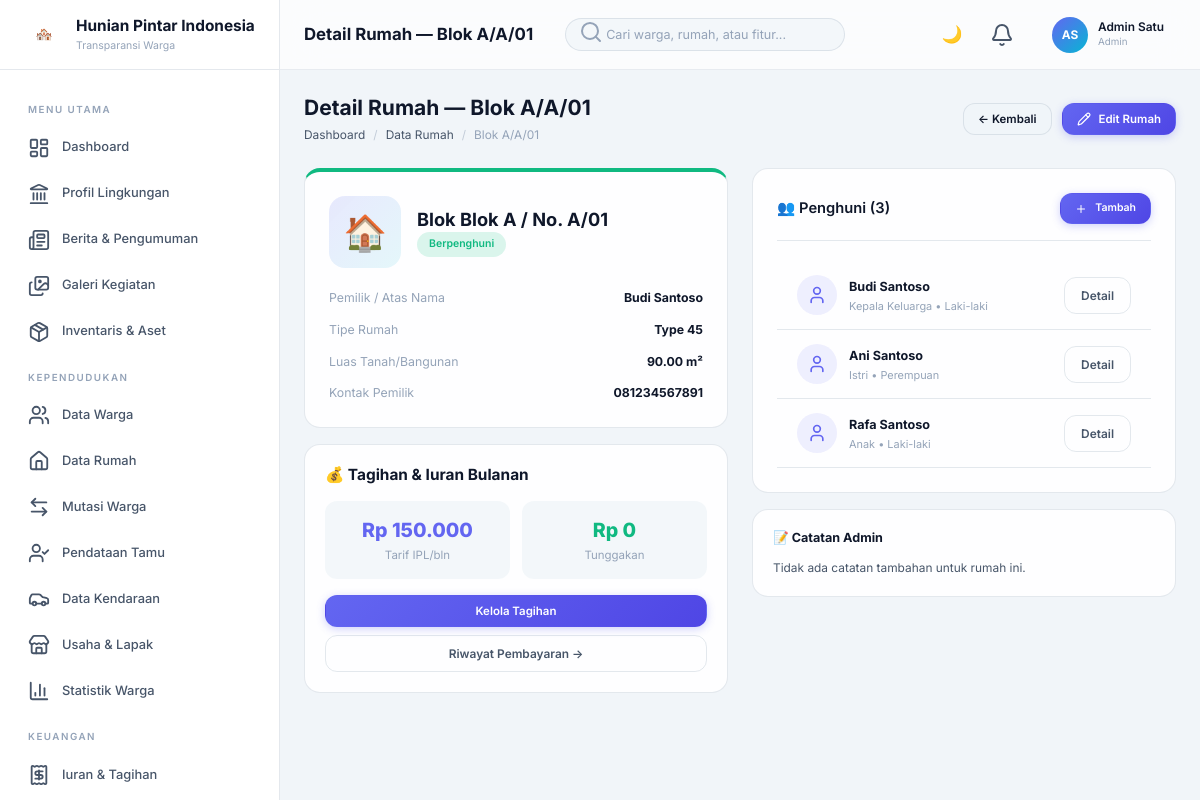
/rumah_detail.php?id=1 (signed in), run on the app's committed database.
### tables this page shows
CREATE TABLE users (
    id INT AUTO_INCREMENT PRIMARY KEY,
    tenant_id INT,
    name VARCHAR(100) NOT NULL,
    email VARCHAR(100) NOT NULL UNIQUE,
    phone VARCHAR(20),
    password VARCHAR(255) NOT NULL,
    role ENUM('superadmin','admin','pengurus','warga','kolektor','security') NOT NULL DEFAULT 'warga',
    avatar VARCHAR(255),
    resident_id INT DEFAULT NULL,
    is_active TINYINT(1) DEFAULT 1,
    last_login DATETIME,
    created_at TIMESTAMP DEFAULT CURRENT_TIMESTAMP,
    updated_at TIMESTAMP DEFAULT CURRENT_TIMESTAMP ON UPDATE CURRENT_TIMESTAMP,
    FOREIGN KEY (tenant_id) REFERENCES tenants(id) ON DELETE CASCADE
);

CREATE TABLE houses (
    id INT AUTO_INCREMENT PRIMARY KEY,
    tenant_id INT NOT NULL,
    block_id INT NOT NULL,
    house_number VARCHAR(20) NOT NULL,
    status ENUM('berpenghuni','kosong','dikontrakkan') DEFAULT 'berpenghuni',
    owner_name VARCHAR(100),
    owner_phone VARCHAR(20),
    house_type VARCHAR(50),
    area_m2 DECIMAL(8,2),
    created_at TIMESTAMP DEFAULT CURRENT_TIMESTAMP,
    updated_at TIMESTAMP DEFAULT CURRENT_TIMESTAMP ON UPDATE CURRENT_TIMESTAMP,
    FOREIGN KEY (tenant_id) REFERENCES tenants(id) ON DELETE CASCADE,
    FOREIGN KEY (block_id) REFERENCES blocks(id) ON DELETE CASCADE,
    UNIQUE KEY unique_house_tenant (tenant_id, block_id, house_number)
);

CREATE TABLE blocks (
    id INT AUTO_INCREMENT PRIMARY KEY,
    tenant_id INT NOT NULL,
    block_name VARCHAR(50) NOT NULL,
    description TEXT,
    total_houses INT DEFAULT 0,
    created_at TIMESTAMP DEFAULT CURRENT_TIMESTAMP,
    FOREIGN KEY (tenant_id) REFERENCES tenants(id) ON DELETE CASCADE
);

CREATE TABLE residents (
    id INT AUTO_INCREMENT PRIMARY KEY,
    tenant_id INT NOT NULL,
    family_id INT,
    house_id INT NOT NULL,
    nik VARCHAR(20),
    full_name VARCHAR(100) NOT NULL,
    gender ENUM('L','P') NOT NULL,
    birth_place VARCHAR(100),
    birth_date DATE,
    religion VARCHAR(30),
    marital_status VARCHAR(30),
    blood_type VARCHAR(5),
    education VARCHAR(50),
    profession VARCHAR(100),
    phone VARCHAR(20),
    photo VARCHAR(255),
    domicile_status ENUM('domisili','domisili_luar','kk_luar') DEFAULT 'domisili',
    family_status VARCHAR(30) DEFAULT 'Anggota',
    is_active TINYINT(1) DEFAULT 1,
    created_at TIMESTAMP DEFAULT CURRENT_TIMESTAMP,
    updated_at TIMESTAMP DEFAULT CURRENT_TIMESTAMP ON UPDATE CURRENT_TIMESTAMP,
    deleted_at DATETIME DEFAULT NULL,
    FOREIGN KEY (tenant_id) REFERENCES tenants(id) ON DELETE CASCADE,
    FOREIGN KEY (family_id) REFERENCES families(id) ON DELETE SET NULL,
    FOREIGN KEY (house_id) REFERENCES houses(id) ON DELETE CASCADE
);

### classes/Database.php (called while the page is built, shortened)
<?php
class Database {
    private static $instance = null;
    private $pdo;
    private function __construct() {
        $dsn = "mysql:host=" . DB_HOST . ";port=" . DB_PORT . ";dbname=" . DB_NAME . ";charset=" . DB_CHARSET;
        $options = [
            PDO::ATTR_ERRMODE            => PDO::ERRMODE_EXCEPTION,
            PDO::ATTR_DEFAULT_FETCH_MODE => PDO::FETCH_ASSOC,
            PDO::ATTR_EMULATE_PREPARES   => false,
        ];
        try {
            $this->pdo = new PDO($dsn, DB_USER, DB_PASS, $options);
        } catch (PDOException $e) {
            die('Database connection failed: ' . $e->getMessage());
        }
    }
    public static function getInstance() {
        if (self::$instance === null) {
            self::$instance = new self();
        }
        return self::$instance;
    }
    public function query($sql, $params = []) {
        $stmt = $this->pdo->prepare($sql);
        $stmt->execute($params);
        return $stmt;
    }
    public function fetch($sql, $params = []) {
        return $this->query($sql, $params)->fetch();
    }
    public function fetchAll($sql, $params = []) {
        return $this->query($sql, $params)->fetchAll();
    }
    public function fetchColumn($sql, $params = []) {
        return $this->query($sql, $params)->fetchColumn();
    }
}

### classes/Auth.php (called while the page is built, shortened)
<?php
require_once __DIR__ . '/Database.php';
class Auth {
    private static $user = null;
    public static function check() {
        return isset($_SESSION['user_id']);
    }
    public static function user() {
        if (self::$user === null) {
            $db = Database::getInstance();
            self::$user = $db->fetch("SELECT id, tenant_id, name, email, phone, role, avatar, resident_id, last_login, created_at, password FROM users WHERE id = ?", [$_SESSION['user_id']]);
        }
        return self::$user;
    }
    public static function tenantId() {
        return $_SESSION['tenant_id'] ?? null;
    }
}

### classes/Helpers.php (called while the page is built, shortened)
<?php
class Helpers {
    public static function statusBadge($status) {
        $map = [
            'lunas' => 'success', 'selesai' => 'success', 'aktif' => 'success',
            'berpenghuni' => 'success', 'tersalurkan' => 'success', 'disetujui' => 'success',
            'dikembalikan' => 'success', 'baik' => 'success', 'domisili' => 'success',
            'belum_bayar' => 'warning', 'menunggu' => 'warning', 'diajukan' => 'warning',
            'baru' => 'warning', 'belum' => 'warning', 'dipinjam' => 'warning',
            'kosong' => 'warning', 'sebagian' => 'warning',
            'ditolak' => 'danger', 'terlambat' => 'danger', 'darurat' => 'danger',
            'rusak_berat' => 'danger', 'false_alarm' => 'danger',
            'diproses' => 'info', 'berjalan' => 'info', 'ditanggapi' => 'info',
            'diverifikasi' => 'info', 'dikontrakkan' => 'info', 'proses' => 'info',
            'ditangani' => 'info',
            'rusak_ringan' => 'warning',
        ];
        return $map[strtolower($status)] ?? 'neutral';
    }
    public static function statusLabel($status) {
        $map = [
            'belum_bayar' => 'Belum Bayar', 'lunas' => 'Lunas', 'sebagian' => 'Sebagian',
            'berpenghuni' => 'Berpenghuni', 'kosong' => 'Kosong', 'dikontrakkan' => 'Dikontrakkan',
            'domisili' => 'Domisili', 'domisili_luar' => 'Luar Domisili', 'kk_luar' => 'KK Luar',
            'masuk' => 'Masuk', 'keluar' => 'Keluar', 'pindah' => 'Pindah', 'meninggal' => 'Meninggal',
            'kepala_keluarga' => 'Kepala Keluarga', 'istri' => 'Istri', 'anak' => 'Anak', 'lainnya' => 'Lainnya',
            'diajukan' => 'Diajukan', 'diverifikasi' => 'Diverifikasi', 'diproses' => 'Diproses',
            'selesai' => 'Selesai', 'ditolak' => 'Ditolak', 'disetujui' => 'Disetujui',
            'baru' => 'Baru', 'ditanggapi' => 'Ditanggapi', 'proses' => 'Proses',
            'aktif' => 'Aktif', 'nonaktif' => 'Nonaktif',
            'dipinjam' => 'Dipinjam', 'dikembalikan' => 'Dikembalikan', 'terlambat' => 'Terlambat',
            'tersalurkan' => 'Tersalurkan', 'gagal' => 'Gagal',
            'baik' => 'Baik', 'rusak_ringan' => 'Rusak Ringan', 'rusak_berat' => 'Rusak Berat',
            'belum' => 'Belum', 'berjalan' => 'Berjalan',
            'darurat' => 'Darurat', 'ditangani' => 'Ditangani', 'false_alarm' => 'False Alarm',
        ];
        return $map[strtolower($status)] ?? ucfirst(str_replace('_', ' ', $status));
    }
}

### rumah_detail.php (the view, shortened to what this page needs)
<?php
require_once 'classes/Auth.php';
require_once 'classes/Database.php';
require_once 'classes/Helpers.php';
$tenant_id = Auth::tenantId();
$db = Database::getInstance();
$id = isset($_GET['id']) ? (int)$_GET['id'] : 0;
$house = $db->fetch("
    SELECT h.*, b.block_name
    FROM houses h
    JOIN blocks b ON h.block_id = b.id
    WHERE h.id = ? AND h.tenant_id = ?
", [$id, $tenant_id]);
$residents = $db->fetchAll("
    SELECT * FROM residents
    WHERE house_id = ? AND tenant_id = ? AND deleted_at IS NULL
    ORDER BY family_status DESC, full_name ASC
", [$id, $tenant_id]);
$tunggakan = $db->fetchColumn("
    SELECT SUM(amount) FROM invoices
    WHERE house_id = ? AND tenant_id = ? AND status IN ('tagihan', 'menunggak')
", [$id, $tenant_id]) ?: 0;
$defaultIPL = $db->fetchColumn("SELECT amount FROM invoice_types WHERE tenant_id = ? AND name LIKE '%IPL%' LIMIT 1") ?: 150000;
$pageTitle = 'Detail Rumah — ' . $house['block_name'] . '/' . $house['house_number'];
?>
<?php include 'includes/header.php'; ?>
<div class="app-layout">
  <?php include 'includes/sidebar.php'; ?>
  <div class="main-wrapper">
    <?php include 'includes/topbar.php'; ?>
    <main class="main-content">
      <div class="page-header">
        <div>
          <h1>Detail Rumah — <?= htmlspecialchars($house['block_name'] . '/' . $house['house_number']) ?></h1>
          <div class="breadcrumb">
            <a href="index.php">Dashboard</a><span class="separator">/</span>
            <a href="rumah.php">Data Rumah</a><span class="separator">/</span>
            <span><?= htmlspecialchars($house['block_name'] . '/' . $house['house_number']) ?></span>
          </div>
        </div>
        <div style="display:flex;gap:10px;">
          <a href="rumah.php" class="btn btn-secondary btn-sm">← Kembali</a>
          <a href="rumah_form.php?id=<?= $id ?>" class="btn btn-primary btn-sm"><i data-lucide="pencil" style="width:14px;height:14px;"></i> Edit Rumah</a>
        </div>
      </div>
      <div class="grid-2" style="gap:24px;">
        <div>
          <div class="card animate-fadeIn" style="padding:24px;margin-bottom:16px; border-top: 4px solid var(--<?= Helpers::statusBadge($house['status']) ?>);">
            <div style="display:flex;align-items:center;gap:16px;margin-bottom:20px;">
              <div style="width:72px;height:72px;border-radius:var(--radius-lg);background:linear-gradient(135deg,rgba(99,102,241,0.15),rgba(6,182,212,0.1));display:flex;align-items:center;justify-content:center;font-size:2.5rem;">🏠</div>
              <div>
                <h2 style="font-size:1.3rem;">Blok <?= htmlspecialchars($house['block_name']) ?> / No. <?= htmlspecialchars($house['house_number']) ?></h2>
                <span class="badge badge-<?= Helpers::statusBadge($house['status']) ?>"><?= Helpers::statusLabel($house['status']) ?></span>
              </div>
            </div>
            <div style="display:flex;flex-direction:column;gap:12px;font-size:0.88rem;">
              <div style="display:flex;justify-content:space-between;"><span class="text-muted">Pemilik / Atas Nama</span><strong><?= htmlspecialchars($house['owner_name'] ?: '-') ?></strong></div>
              <div style="display:flex;justify-content:space-between;"><span class="text-muted">Tipe Rumah</span><strong><?= htmlspecialchars($house['house_type'] ?: '-') ?></strong></div>
              <div style="display:flex;justify-content:space-between;"><span class="text-muted">Luas Tanah/Bangunan</span><strong><?= $house['area_m2'] ?> m²</strong></div>
              <div style="display:flex;justify-content:space-between;"><span class="text-muted">Kontak Pemilik</span><strong><?= htmlspecialchars($house['owner_phone'] ?: '-') ?></strong></div>
            </div>
          </div>
          <div class="card animate-fadeIn stagger-1" style="padding:20px;">
            <h4 style="margin-bottom:16px;">💰 Tagihan & Iuran Bulanan</h4>
            <div style="display:grid;grid-template-columns:repeat(2,1fr);gap:12px;margin-bottom:16px;">
              <div style="text-align:center;padding:14px;background:var(--bg-input);border-radius:var(--radius-md);">
                <div style="font-size:1.4rem;font-weight:800;color:var(--primary);">Rp <?= number_format($defaultIPL, 0, ',', '.') ?></div>
                <div class="text-muted" style="font-size:0.82rem;">Tarif IPL/bln</div>
              </div>
              <div style="text-align:center;padding:14px;background:var(--bg-input);border-radius:var(--radius-md);">
                <div style="font-size:1.4rem;font-weight:800;color:<?= $tunggakan > 0 ? 'var(--danger)' : 'var(--success)' ?>;">Rp <?= number_format($tunggakan, 0, ',', '.') ?></div>
                <div class="text-muted" style="font-size:0.82rem;">Tunggakan</div>
              </div>
            </div>
            <a href="iuran.php?house_id=<?= $id ?>" class="btn btn-primary btn-sm w-full" style="margin-bottom:8px;">Kelola Tagihan</a>
            <a href="pembayaran.php?house_id=<?= $id ?>" class="btn btn-outline btn-sm w-full">Riwayat Pembayaran →</a>
          </div>
        </div>
        <div>
          <div class="card animate-fadeIn">
            <div class="card-header" style="display:flex; justify-content:space-between; align-items:center;">
                <h3 class="card-title">👥 Penghuni (<?= count($residents) ?>)</h3>
                <a href="warga_form.php?house_id=<?= $id ?>" class="btn btn-primary btn-sm" style="font-size:0.75rem;"><i data-lucide="plus" style="width:12px;height:12px;"></i> Tambah</a>
            </div>
            <?php foreach ($residents as $r): ?>
            <div style="padding:14px 20px;border-bottom:1px solid var(--border-color);display:flex;align-items:center;gap:12px;">
              <div style="width:40px;height:40px;border-radius:50%;background:rgba(99,102,241,0.1);display:flex;align-items:center;justify-content:center; overflow:hidden;">
                <?php if($r['photo']): ?>
                    <img src="<?= htmlspecialchars($r['photo']) ?>" style="width:100%; height:100%; object-fit:cover;">
                <?php else: ?>
                    <i data-lucide="user" style="width:20px; color:var(--primary);"></i>
                <?php endif; ?>
              </div>
              <div style="flex:1;">
                <strong style="font-size:0.9rem;"><?= htmlspecialchars($r['full_name']) ?></strong>
                <div class="text-muted" style="font-size:0.78rem;">
                    <?= Helpers::statusLabel($r['family_status']) ?> • <?= $r['gender'] == 'L' ? 'Laki-laki' : 'Perempuan' ?>
                </div>
              </div>
              <a href="warga_detail.php?id=<?= $r['id'] ?>" class="btn btn-sm btn-outline">Detail</a>
            </div>
            <?php endforeach; ?>
          </div>
          <div class="card animate-fadeIn stagger-2" style="margin-top:16px; padding:20px;">
            <h4 style="margin-bottom:12px; font-size:0.9rem;">📝 Catatan Admin</h4>
            <div style="font-size:0.85rem; color:var(--text-secondary); line-height:1.5;">
                <?= htmlspecialchars(($house['description'] ?? '') ?: 'Tidak ada catatan tambahan untuk rumah ini.') ?>
            </div>
          </div>
        </div>
      </div>
    </main>
  </div>
</div>
<?php include 'includes/footer.php'; ?>

### includes/topbar.php (shortened to what this page needs)
<?php
$user = Auth::user();
$initials = '';
if ($user) {
    $parts = explode(' ', $user['name']);
    $initials = strtoupper(substr($parts[0], 0, 1) . (isset($parts[1]) ? substr($parts[1], 0, 1) : ''));
}
$roleLabels = ['superadmin' => 'Superadmin', 'admin' => 'Admin', 'pengurus' => 'Pengurus', 'warga' => 'Warga', 'kolektor' => 'Kolektor', 'security' => 'Security'];
$roleLabel = $roleLabels[$user['role'] ?? 'warga'] ?? 'Warga';
?>
<header class="topbar" id="topbar">
  <div class="topbar-left">
    <h1 class="topbar-title"><?= htmlspecialchars($pageTitle ?? 'Dashboard') ?></h1>
    <div class="topbar-search">
      <span class="search-icon"><i data-lucide="search"></i></span>
      <input type="text" placeholder="Cari warga, rumah, atau fitur..." id="globalSearch">
    </div>
  </div>
  <div class="topbar-right">
    <button class="topbar-btn" id="darkModeToggle" title="Toggle Theme">🌙</button>
    <div style="position:relative; display:flex; align-items:center;">
      <button class="topbar-btn" id="notifBtn" title="Notifikasi">
        <i data-lucide="bell"></i>
      </button>
    </div>
    <div class="user-menu" id="userMenu" style="cursor:pointer; position:relative; margin-left:15px;">
      <?php if ($user['avatar'] && file_exists($user['avatar'])): ?>
        <img src="<?= $user['avatar'] ?>" class="user-avatar" style="object-fit:cover;">
      <?php else: ?>
        <div class="user-avatar"><?= $initials ?></div>
      <?php endif; ?>
      <div class="user-info"><span class="user-name"><?= htmlspecialchars($user['name'] ?? 'User') ?></span><span class="user-role"><?= $roleLabel ?></span></div>
    </div>
  </div>
</header>

### data on the page
users: name "AS", name "Admin Satu", role "Admin"
houses: block+house_number "Blok A/A/01", block.block_name "Blok A", house_number "A/01", status "Berpenghuni", owner_name "Budi Santoso", house_type "Type 45", area_m2 "90.00", owner_phone "081234567891"
residents: full_name "Budi Santoso", family_status "Kepala Keluarga", gender "Laki-laki"
residents: full_name "Ani Santoso", family_status "Istri", gender "Perempuan"
residents: full_name "Rafa Santoso", family_status "Anak", gender "Laki-laki"

### other printed values
$GLOBAL_SETTINGS['app_name'] "Hunian Pintar Indonesia"
$pageTitle "Detail Rumah — Blok A/A/01"
$defaultIPL "150.000"
$tunggakan "0"
count($residents) "3"
